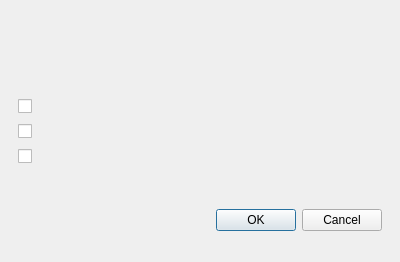
<?xml version="1.0" encoding="UTF-8"?>
<ui version="4.0">
 <class>FileFilterRules</class>
 <widget class="QDialog" name="FileFilterRules">
  <property name="geometry">
   <rect>
    <x>0</x>
    <y>0</y>
    <width>400</width>
    <height>262</height>
   </rect>
  </property>
  <property name="minimumSize">
   <size>
    <width>400</width>
    <height>0</height>
   </size>
  </property>
  <property name="maximumSize">
   <size>
    <width>400</width>
    <height>16777215</height>
   </size>
  </property>
  <property name="windowTitle">
   <string>Dialog</string>
  </property>
  <layout class="QVBoxLayout" name="verticalLayout">
   <property name="spacing">
    <number>0</number>
   </property>
   <property name="leftMargin">
    <number>0</number>
   </property>
   <property name="topMargin">
    <number>0</number>
   </property>
   <property name="rightMargin">
    <number>0</number>
   </property>
   <property name="bottomMargin">
    <number>0</number>
   </property>
   <item>
    <widget class="WindowTitle" name="title" native="true">
     <property name="minimumSize">
      <size>
       <width>0</width>
       <height>40</height>
      </size>
     </property>
     <property name="maximumSize">
      <size>
       <width>16777215</width>
       <height>40</height>
      </size>
     </property>
    </widget>
   </item>
   <item>
    <widget class="QWidget" name="widget_3" native="true">
     <property name="maximumSize">
      <size>
       <width>16777215</width>
       <height>50</height>
      </size>
     </property>
     <layout class="QVBoxLayout" name="verticalLayout_4">
      <property name="topMargin">
       <number>12</number>
      </property>
      <property name="bottomMargin">
       <number>16</number>
      </property>
      <item>
       <widget class="QLabel" name="labelTitle">
        <property name="minimumSize">
         <size>
          <width>0</width>
          <height>36</height>
         </size>
        </property>
        <property name="maximumSize">
         <size>
          <width>16777215</width>
          <height>36</height>
         </size>
        </property>
        <property name="text">
         <string/>
        </property>
        <property name="alignment">
         <set>Qt::AlignLeading|Qt::AlignLeft|Qt::AlignTop</set>
        </property>
       </widget>
      </item>
     </layout>
    </widget>
   </item>
   <item>
    <widget class="QWidget" name="widget_2" native="true">
     <layout class="QVBoxLayout" name="verticalLayout_2" stretch="0,0,0">
      <property name="bottomMargin">
       <number>15</number>
      </property>
      <item>
       <widget class="QWidget" name="widget_5" native="true">
        <layout class="QVBoxLayout" name="verticalLayout_5">
         <property name="spacing">
          <number>10</number>
         </property>
         <property name="topMargin">
          <number>0</number>
         </property>
         <item>
          <widget class="QCheckBox" name="checkBoxHidden">
           <property name="text">
            <string/>
           </property>
          </widget>
         </item>
         <item>
          <widget class="QCheckBox" name="checkBoxRepleace">
           <property name="text">
            <string/>
           </property>
          </widget>
         </item>
         <item>
          <widget class="QCheckBox" name="checkBoxSymbolLink">
           <property name="text">
            <string/>
           </property>
          </widget>
         </item>
        </layout>
       </widget>
      </item>
      <item>
       <spacer name="verticalSpacer">
        <property name="orientation">
         <enum>Qt::Vertical</enum>
        </property>
        <property name="sizeType">
         <enum>QSizePolicy::Fixed</enum>
        </property>
        <property name="sizeHint" stdset="0">
         <size>
          <width>20</width>
          <height>14</height>
         </size>
        </property>
       </spacer>
      </item>
      <item>
       <widget class="QWidget" name="widget_4" native="true">
        <layout class="QVBoxLayout" name="verticalLayout_3">
         <property name="leftMargin">
          <number>8</number>
         </property>
         <item>
          <widget class="QDialogButtonBox" name="buttonBox">
           <property name="standardButtons">
            <set>QDialogButtonBox::Cancel|QDialogButtonBox::Ok</set>
           </property>
          </widget>
         </item>
        </layout>
       </widget>
      </item>
     </layout>
    </widget>
   </item>
  </layout>
 </widget>
 <customwidgets>
  <customwidget>
   <class>WindowTitle</class>
   <extends>QWidget</extends>
   <header location="global">src/view/windowtitle.h</header>
   <container>1</container>
  </customwidget>
 </customwidgets>
 <resources/>
 <connections/>
</ui>
